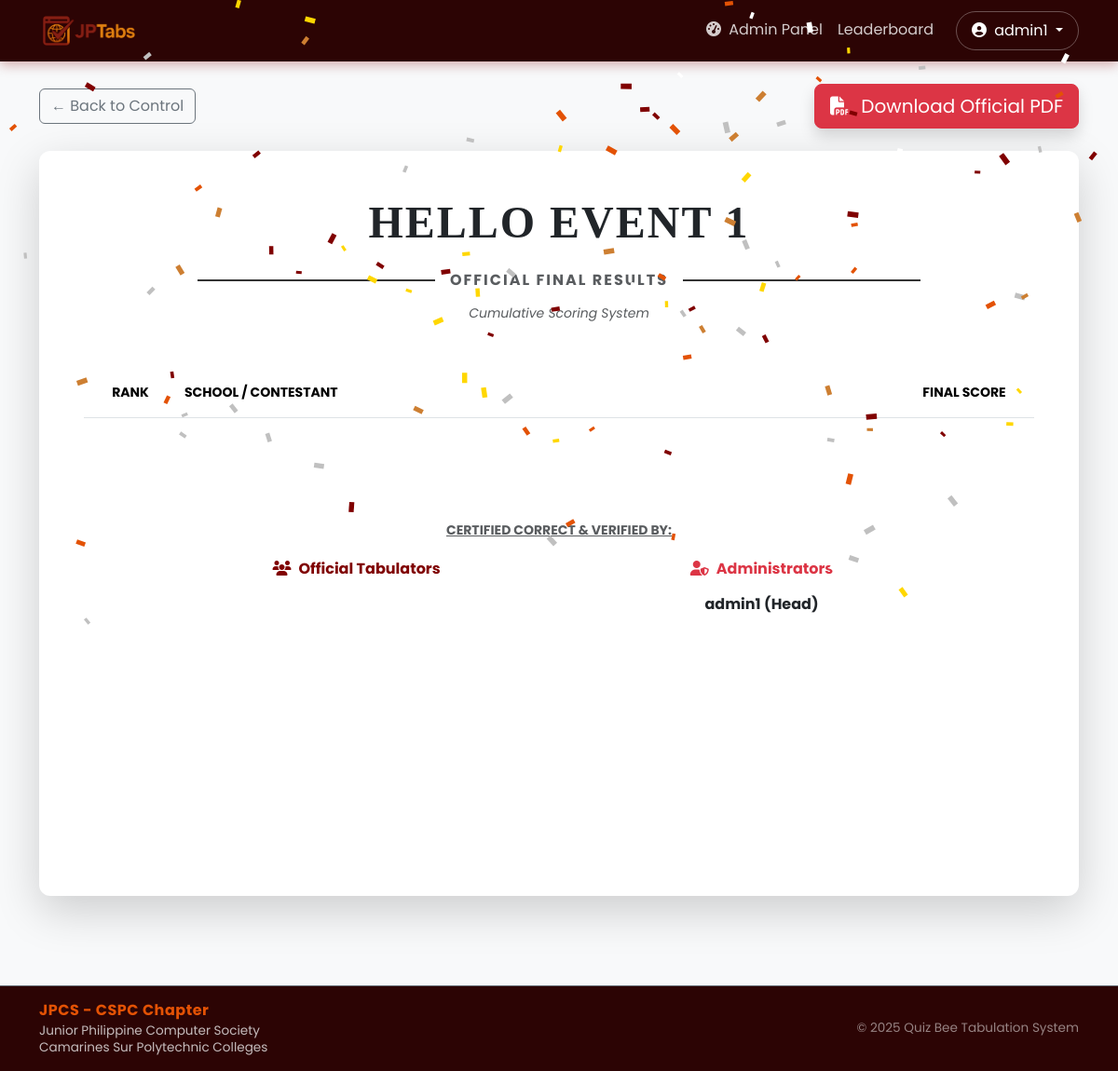
/admin/final-results/1 (signed in), run on an earlier commit of the app's database.
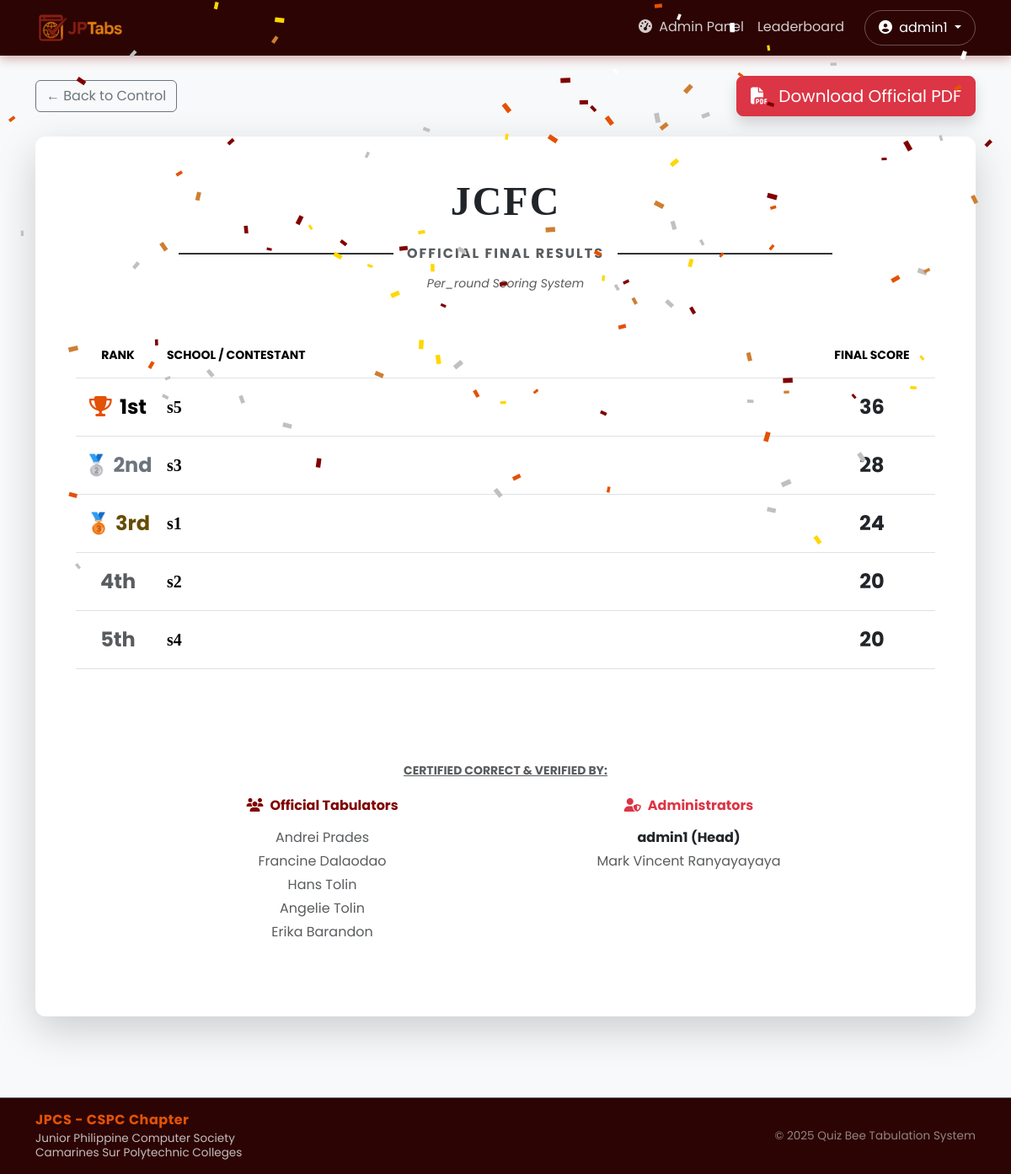
And on a later commit of the database.
### website/models.py (models this page shows)
class Event(db.Model):
    id = db.Column(db.Integer, primary_key=True)
    name = db.Column(db.String(150), nullable=False)
    is_active = db.Column(db.Boolean, default=False, index=True)
    scoring_type = db.Column(db.String(50), default='per_round')
    schools = db.relationship('School', backref='event', cascade='all, delete-orphan')
    rounds = db.relationship('Round', backref='event', cascade='all, delete-orphan')

class School(db.Model):
    id = db.Column(db.Integer, primary_key=True)
    name = db.Column(db.String(150), nullable=False) # Removed unique=True
    event_id = db.Column(db.Integer, db.ForeignKey('event.id'), nullable=False)
    user_id = db.Column(db.Integer, db.ForeignKey('user.id'), nullable=True)
    scores = db.relationship('Score', backref='school', cascade='all, delete-orphan')
    __table_args__ = (
        UniqueConstraint('name', 'event_id', name='unique_school_per_event'),
    )

class User(db.Model, UserMixin):
    id = db.Column(db.Integer, primary_key=True)
    username = db.Column(db.String(150), unique=True, nullable=False)
    password = db.Column(db.String(150), nullable=False)
    first_name = db.Column(db.String(150))
    role = db.Column(db.String(50))  # 'admin' or 'tabulator'
    schools_assigned = db.relationship('School', backref='tabulator', lazy=True)

### website/views.py (the view)
@views.route('/admin/final-results/<int:event_id>')
@login_required
def final_results(event_id):
    if current_user.role != 'admin': return "Unauthorized", 403
    event = Event.query.get_or_404(event_id)
    all_rounds = Round.query.filter_by(event_id=event.id).order_by(Round.number.asc()).all()
    cumulative_rounds = [r for r in all_rounds if not r.is_final and 'Tie Breaker' not in r.difficulty and 'Clincher' not in r.difficulty]
    final_round = Round.query.filter_by(event_id=event.id, is_final=True).first()
    final_clinchers = []
    if final_round:
        final_clinchers = Round.query.filter(
            Round.event_id == event.id,
            Round.number == final_round.number,
            Round.difficulty.like('%Clincher%')
        ).order_by(Round.id.asc()).all()
    schools = School.query.filter_by(event_id=event.id).all()
    rankings = []
    for school in schools:
        data = {'name': school.name, 'cum_total': 0, 'final_score': 0, 'clincher_scores': [], 'has_final': False}
        for r in cumulative_rounds:
            data['cum_total'] += sum(s.round.points for s in school.scores if s.round_id == r.id and s.is_correct)
        if final_round and final_round.is_school_allowed(school.id):
            data['has_final'] = True
            data['final_score'] = sum(s.round.points for s in school.scores if s.round_id == final_round.id and s.is_correct)
        c_scores_list = []
        for r in final_clinchers:
             if r.is_school_allowed(school.id):
                 c_scores_list.append(sum(s.round.points for s in school.scores if s.round_id == r.id and s.is_correct))
             else:
                 c_scores_list.append(-1)
        data['sort_key'] = (data['has_final'], data['final_score'], tuple(c_scores_list), data['cum_total'])
        rankings.append(data)
    rankings.sort(key=lambda x: x['sort_key'], reverse=True)
    tabulators = db.session.query(User).join(School).filter(School.event_id == event.id).all()
    unique_tabulators = list({t.id: t for t in tabulators}.values())
    admin_signatories = User.query.filter(User.role == 'admin', User.username != 'admin1').all()
    return render_template('admin/final_results.html', event=event, rankings=rankings,
                           tabulators=unique_tabulators, admins=admin_signatories, admin=current_user)

### website/__init__.py (called while the page is built)
def create_app():
    app = Flask(__name__)
    app.config['SECRET_KEY'] = 'kyle heineken lee'
    app.config['SQLALCHEMY_DATABASE_URI'] = f'sqlite:///{DB_NAME}'
    db.init_app(app)
    from .models import User
    from .views import views
    from .auth import auth
    app.register_blueprint(views, url_prefix='/')
    app.register_blueprint(auth, url_prefix='/')
    login_manager.init_app(app)
    @login_manager.user_loader
    def load_user(id):
        return User.query.get(int(id))
    return app

### website/models.py (called while the page is built)
    def is_school_allowed(self, school_id):
        if not self.participating_school_ids:
            return True
        allowed_list = self.participating_school_ids.split(',')
        return str(school_id) in allowed_list

### website/templates/admin/final_results.html (shortened to what the changed rows need)
{% extends "base.html" %}
{% block content %}
<div class="container mt-4 mb-5">
    <div class="card shadow-lg border-0 anim-rise" style="min-height: 800px;" data-confetti>
        <div class="card-body p-5">
            <div class="text-center mb-5">
                <h1 class="fw-bold text-uppercase display-5" style="font-family: 'Times New Roman', serif; letter-spacing: 2px;">
                    {{ event.name }}
                </h1>
                <div class="d-flex justify-content-center align-items-center mt-3">
                    <hr class="w-25 me-3" style="border-top: 2px solid #333; opacity: 1;">
                    <span class="text-uppercase fw-bold text-muted" style="letter-spacing: 2px;">Official Final Results</span>
                    <hr class="w-25 ms-3" style="border-top: 2px solid #333; opacity: 1;">
                </div>
                <p class="small text-muted fst-italic mt-2">
                    {{ event.scoring_type|capitalize }} Scoring System
                </p>
            </div>
            <div class="table-responsive">
                <table class="table table-hover align-middle text-center mb-5 border-bottom">
                    <thead class="bg-dark text-white text-uppercase small">
                        <tr>
                            <th class="py-3" style="width: 100px;">Rank</th>
                            <th class="py-3 text-start">School / Contestant</th>
                            <th class="py-3" style="width: 150px;">Final Score</th>
                        </tr>
                    </thead>
                    <tbody data-stagger>
                        {% for rank in rankings %}
                        <tr class="{% if loop.index == 1 %}bg-warning bg-opacity-10{% endif %}">
                            <td class="fw-bold fs-4 py-3">
                                {% if loop.index == 1 %}
                                    <i class="fas fa-trophy text-warning me-1 medal"></i> 1st
                                {% elif loop.index == 2 %}
                                    <span class="text-secondary">🥈 2nd</span>
                                {% elif loop.index == 3 %}
                                    <span class="text-warning-emphasis">🥉 3rd</span>
                                {% else %}
                                    <span class="text-muted">{{ loop.index }}th</span>
                                {% endif %}
                            </td>
                            <td class="text-start fw-bold fs-5 py-3" style="font-family: 'Georgia', serif;">
                                {{ rank.name }}
                            </td>
                            <td class="fw-bold fs-4 py-3 text-dark">
                                {% if rank.has_final %}
                                    <span data-count-up>{{ rank.final_score }}</span>
                                {% else %}
                                    <span class="text-muted fs-6">Did not qualify</span>
                                {% endif %}
                            </td>
                        </tr>
                        {% endfor %}
                    </tbody>
                </table>
            </div>
            <div class="mt-5 pt-3">
                <div class="row justify-content-center">
                    <div class="col-md-5 text-center mb-4">
                        <ul class="list-unstyled text-muted">
                            {% for tab in tabulators %}
                            <li class="mb-1">
                                {{ tab.first_name if tab.first_name else tab.username }}
                            </li>
                            {% endfor %}
                        </ul>
                    </div>
                    <div class="col-md-5 text-center mb-4">
                        <ul class="list-unstyled text-muted">
                            <li class="mb-1 fw-bold text-dark">
                                {{ admin.first_name if admin.first_name else admin.username }} (Head)
                            </li>
                            {% for a in admins %}
                            <li class="mb-1">
                                {{ a.first_name if a.first_name else a.username }}
                            </li>
                            {% endfor %}
                        </ul>
                    </div>
                </div>
            </div>
        </div>
    </div>
</div>
{% endblock %}

What changed in the data, as far as the page shows it:
changed Event: name "HELLO EVENT 1" → "JCFC"; scoring_type "Cumulative" → "Per_round"
added School: shows "1st", name "s5", final_score "36"
added School: shows "🥈 2nd", name "s3", final_score "28"
added School: shows "🥉 3rd", name "s1", final_score "24"
added School: name "s2", final_score "20"
added School: name "s4", final_score "20"
added User: first_name "Andrei Prades", shown under "Official Tabulators"
added User: first_name "Francine Dalaodao", shown under "Official Tabulators"
added User: first_name "Hans Tolin", shown under "Official Tabulators"
added User: first_name "Angelie Tolin", shown under "Official Tabulators"
added User: first_name "Erika Barandon", shown under "Official Tabulators"
added User: first_name "Mark Vincent Ranyayayaya", shown under "Administrators"
